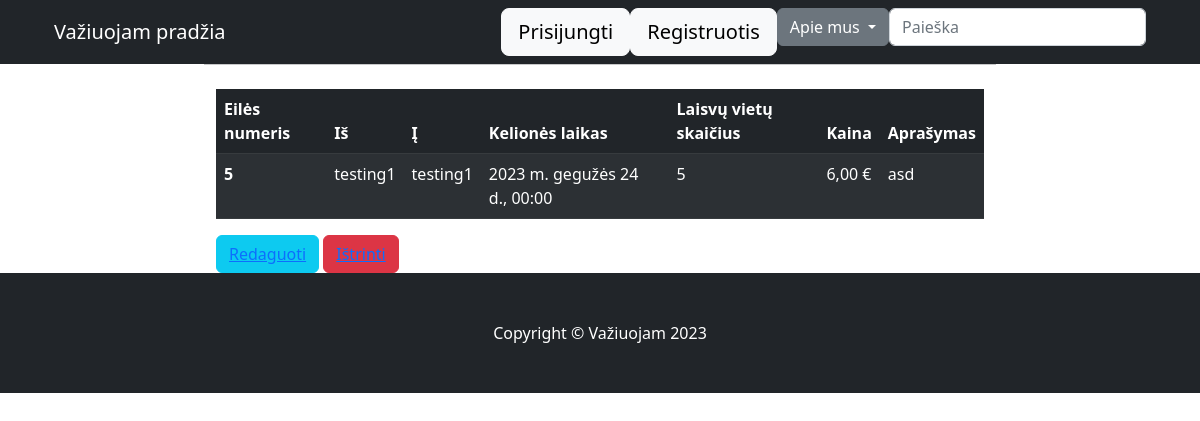
The app's page /5/ with its own data.
### posts/models.py (models this page shows, shortened)
class Posting(models.Model):
    title = models.CharField(max_length=255)
    description = models.TextField(help_text="Pastabos, jei yra")
    start_location = models.CharField(max_length=255)
    end_location = models.CharField(max_length=255)
    start_time = models.DateTimeField()
    available_seats = models.PositiveIntegerField(default=4)
    price = models.DecimalField(
        max_digits=8, decimal_places=2, validators=[MinValueValidator(Decimal('0.01'))], help_text="Kaina eurais")
    created_at = models.DateTimeField(auto_now_add=True)
    updated_at = models.DateTimeField(auto_now=True)
    user = models.ForeignKey(
        User, on_delete=models.CASCADE, related_name="posting", null=True)
    class Meta:
        ordering = ['start_time',]
        verbose_name = 'Skelbimas'
        verbose_name_plural = 'Skelbimai'

### posts/views.py (the view, shortened to what this page needs)
# urls.py: path('<int:pk>/', views.PostDetailView.as_view(), name='post-detail'),
class PostDetailView(generic.DetailView):
    model = Posting
    template_name = 'posts/post_detail.html'
    context_object_name = 'posting'
    def get_context_data(self, **kwargs):
        context = super().get_context_data(**kwargs)
        context['form'] = BookingForm()
        return context

### posts/forms.py
class BookingForm(forms.ModelForm):
    class Meta:
        model = Booking
        fields = ['num_seats']

### posts/templates/posts/post_detail.html
{% extends "main/base.html" %}
{% block content %}
<div class="container posting">
    <table class="table table-striped table-dark">
        <thead>
            <tr>
                <th scope="col">Eilės numeris</th>
                <th scope="col">Iš</th>
                <th scope="col">Į</th>
                <th scope="col">Kelionės laikas</th>
                <th scope="col">Laisvų vietų skaičius</th>
                <th scope="col">Kaina</th>
                <th scope="col">Aprašymas</th>
            </tr>
        </thead>
        <tbody>
            <tr>
                <th scope="row">{{posting.id}}</th>
                <td>{{posting.start_location}}</td>
                <td>{{posting.end_location}}</td>
                <td>{{posting.start_time}}</td>
                <td>{{posting.available_seats}}</td>
                <td>{{posting.price}} &euro;</td>
                <td>{{posting.description}}</td>
            </tr>
        </tbody>
    </table>
    <button type="button" class="btn btn-info" label='update'><a
            href="{% url 'post-update' pk=posting.pk %}">Redaguoti</a></button>
    <button type="button" class="btn btn-danger"><a href="{% url 'post-delete' pk=posting.pk %}">Ištrinti</a></button>
</div>
{% endblock %}

### records on screen
Posting: id "5", start_location "testing1", end_location "testing1", start_time "2023 m. gegužės 24 d., 00:00", available_seats "5", price "6,00", description "asd"
